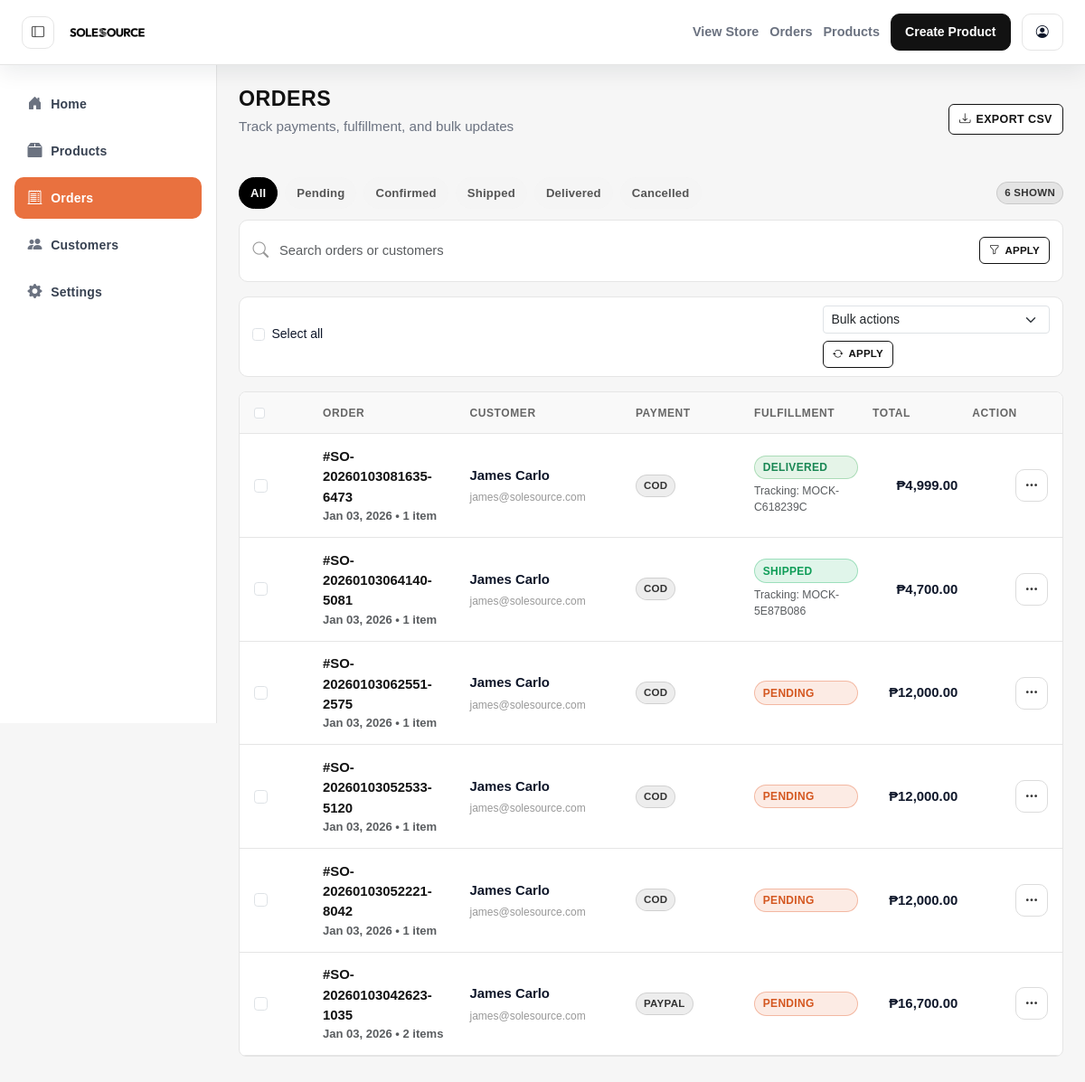
Page /admin/orders.php?msg=invalid (signed in) on the earlier database version.
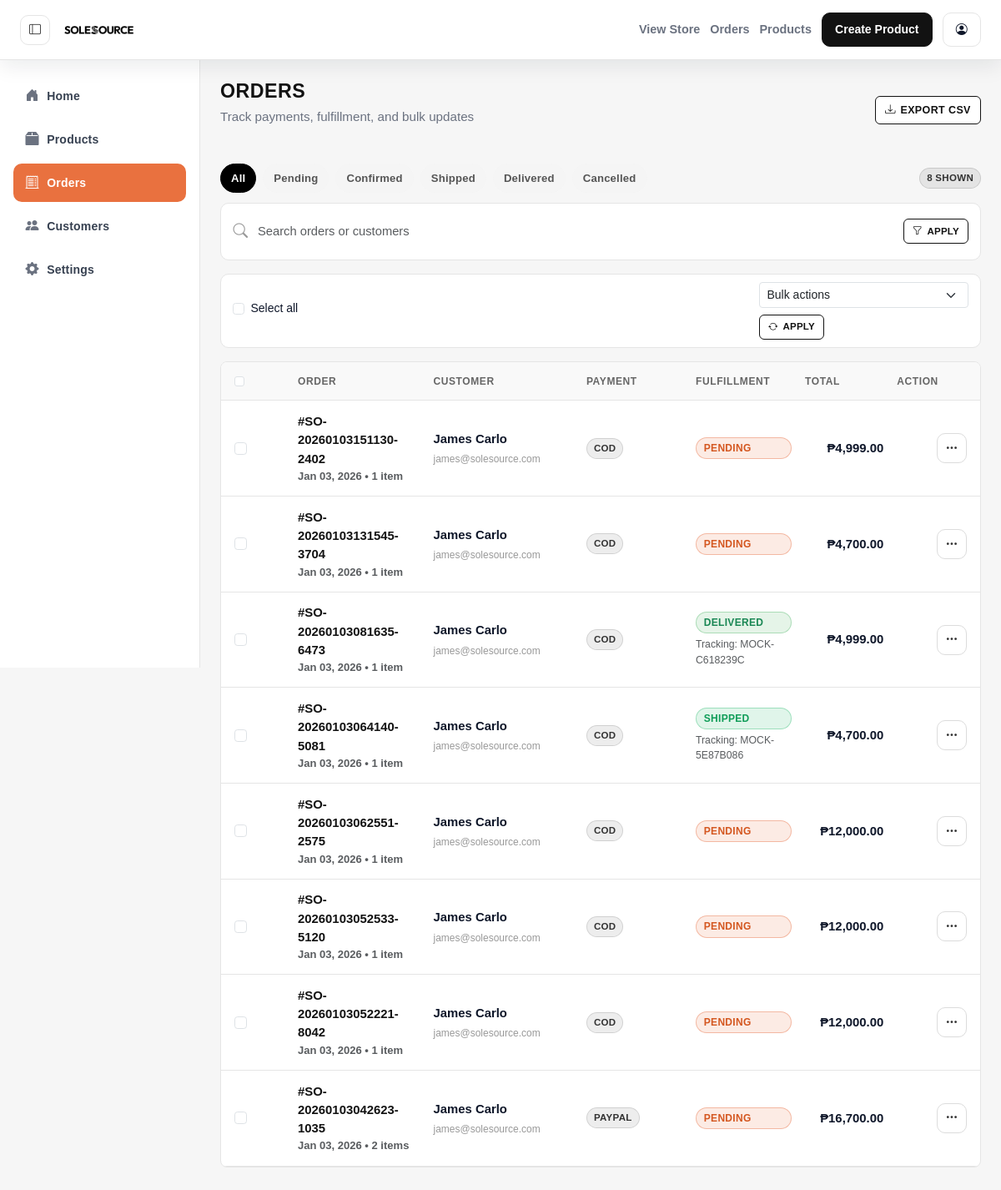
Same page on the later database version.
### tables this page shows
CREATE TABLE `orders` (
  `id` int(11) NOT NULL,
  `user_id` int(11) NOT NULL,
  `order_number` varchar(64) NOT NULL,
  `total_amount` decimal(10,2) NOT NULL,
  `payment_method` varchar(50) DEFAULT 'COD',
  `status` enum('pending','confirmed','shipped','delivered','cancelled') DEFAULT 'pending',
  `phone` varchar(50) DEFAULT NULL,
  `shipping_phone` varchar(20) DEFAULT NULL,
  `full_name` varchar(255) NOT NULL,
  `address` varchar(255) DEFAULT NULL,
  `city` varchar(255) DEFAULT NULL,
  `province` varchar(255) DEFAULT NULL,
  `region` varchar(255) DEFAULT NULL,
  `barangay` varchar(255) DEFAULT NULL,
  `zip_code` varchar(20) DEFAULT NULL,
  `country` varchar(100) DEFAULT 'Philippines',
  `shipping_address` text DEFAULT NULL,
  `tracking_number` varchar(100) DEFAULT NULL,
  `courier` varchar(50) DEFAULT NULL,
  `created_at` timestamp NOT NULL DEFAULT current_timestamp()
);

CREATE TABLE `users` (
  `id` int(11) NOT NULL,
  `full_name` varchar(255) NOT NULL,
  `email` varchar(255) NOT NULL,
  `password` varchar(255) NOT NULL,
  `role` enum('admin','customer') NOT NULL DEFAULT 'customer',
  `birthdate` date DEFAULT NULL,
  `gender` varchar(50) DEFAULT NULL,
  `is_active` tinyint(1) NOT NULL DEFAULT 1,
  `created_at` timestamp NOT NULL DEFAULT current_timestamp()
);

### admin/orders.php (the view, shortened to what this page needs)
<?php
require_once '../includes/connect.php';
$filter = isset($_GET['filter']) ? strtolower($_GET['filter']) : 'all';
$search = trim($_GET['q'] ?? '');
$orders = [];
$sql = "SELECT o.id, o.order_number, o.status, o.total_amount, o.created_at, o.tracking_number, o.courier, o.payment_method, u.full_name, u.email, COALESCE(SUM(oi.quantity), 0) AS item_count FROM orders o JOIN users u ON u.id = o.user_id LEFT JOIN order_items oi ON oi.order_id = o.id";
$sql .= " GROUP BY o.id ORDER BY o.created_at DESC";
if ($stmt = $conn->prepare($sql)) {
    $stmt->execute();
    $res = $stmt->get_result();
    while ($row = $res->fetch_assoc()) {
        $row['total_formatted'] = '₱' . number_format((float) ($row['total_amount'] ?? 0), 2, '.', ',');
        $row['date_formatted'] = $row['created_at'] ? date('M d, Y', strtotime($row['created_at'])) : '';
        $orders[] = $row;
    }
}
$msg = $_GET['msg'] ?? '';
$toastMessage = '';
if ($msg === 'updated') {
    $toastMessage = 'Order updated successfully.';
    $toastVariant = 'success';
} elseif ($msg === 'invalid') {
    $toastMessage = 'Invalid request.';
} elseif ($msg === 'notfound') {
    $toastMessage = 'Order not found.';
    $toastVariant = 'warning';
} elseif ($msg === 'error') {
    $toastMessage = 'Update failed. Please try again.';
    $toastVariant = 'danger';
}
?>
<!DOCTYPE html>
<html lang="en">
<head>
    <link href="https://cdn.jsdelivr.net/npm/bootstrap@5.3.3/dist/css/bootstrap.min.css" rel="stylesheet">
    <link rel="stylesheet" href="https://cdn.jsdelivr.net/npm/bootstrap-icons@1.11.3/font/bootstrap-icons.css">
    <link rel="stylesheet" href="../assets/css/variables.css">
    <link rel="stylesheet" href="assets/css/admin.css">
</head>
<body>
    <?php include 'includes/topbar.php'; ?>
    <div class="admin-container">
        <?php include 'includes/sidebar.php'; ?>
        <main class="admin-content">
            <div class="admin-header">
                <div>
                    <h1 class="admin-page-title">Orders</h1>
                    <p class="admin-page-subtitle">Track payments, fulfillment, and bulk updates</p>
                </div>
                <div class="orders-toolbar-actions">
                    <button type="button" class="admin-action-btn" data-export-orders>
                        <i class="bi bi-download"></i>
                        <span>Export CSV</span>
                    </button>
                </div>
            </div>
            <div class="orders-toolbar">
                <div class="orders-tabs">
                    <a href="orders.php" class="orders-tab <?php echo $filter === 'all' ? 'active' : ''; ?>">All</a>
                    <a href="orders.php?filter=pending" class="orders-tab <?php echo $filter === 'pending' ? 'active' : ''; ?>">Pending</a>
                    <a href="orders.php?filter=confirmed" class="orders-tab <?php echo $filter === 'confirmed' ? 'active' : ''; ?>">Confirmed</a>
                    <a href="orders.php?filter=shipped" class="orders-tab <?php echo $filter === 'shipped' ? 'active' : ''; ?>">Shipped</a>
                    <a href="orders.php?filter=delivered" class="orders-tab <?php echo $filter === 'delivered' ? 'active' : ''; ?>">Delivered</a>
                    <a href="orders.php?filter=cancelled" class="orders-tab <?php echo $filter === 'cancelled' ? 'active' : ''; ?>">Cancelled</a>
                </div>
                <div class="orders-tab-meta">
                    <span class="pill pill-neutral pill-sm"><?php echo count($orders); ?> shown</span>
                </div>
            </div>
            <form class="orders-search-row" method="get" action="orders.php">
                <div class="orders-search-group">
                    <i class="bi bi-search"></i>
                    <input type="text" name="q" class="form-control" placeholder="Search orders or customers" value="<?php echo htmlspecialchars($search); ?>">
                </div>
                <div class="orders-search-actions">
                    <button type="submit" class="admin-action-btn sm">
                        <i class="bi bi-funnel"></i>
                        <span>Apply</span>
                    </button>
                </div>
            </form>
            <div class="orders-bulk-bar">
                <div class="form-check">
                    <input class="form-check-input" type="checkbox" value="1" id="selectAllOrders" data-select-all>
                    <label class="form-check-label" for="selectAllOrders">Select all</label>
                </div>
                <div class="d-flex align-items-center gap-2 flex-wrap">
                    <select class="form-select form-select-sm" data-bulk-action>
                        <option value="">Bulk actions</option>
                    </select>
                    <button type="button" class="admin-action-btn sm" data-bulk-apply disabled>
                        <i class="bi bi-arrow-repeat"></i>
                        <span>Apply</span>
                    </button>
                </div>
            </div>
            <?php if ($toastMessage): ?>
                <div class="position-fixed top-0 end-0 p-3" style="z-index: 2000;">
                </div>
            <?php endif; ?>
            <div class="orders-table-container">
                <div class="order-table-row order-table-header">
                    <div>
                        <input class="form-check-input" type="checkbox" value="1" aria-label="Select all" data-select-all-top>
                    </div>
                    <div>Order</div>
                    <div>Customer</div>
                    <div>Payment</div>
                    <div>Fulfillment</div>
                    <div>Total</div>
                    <div>Action</div>
                </div>
                <?php foreach ($orders as $order): ?>
                    <?php
                        $status = strtolower($order['status'] ?? '');
                        $statusLabel = ucfirst($status);
                        $itemsLabel = ((int) ($order['item_count'] ?? 0)) . ' item' . (((int) ($order['item_count'] ?? 0)) === 1 ? '' : 's');
                    ?>
                    <div class="order-table-row" data-order-id="<?php echo (int) $order['id']; ?>">
                        <div data-label="Select">
                            <input class="form-check-input" type="checkbox" value="<?php echo (int) $order['id']; ?>" data-order-checkbox>
                        </div>
                        <div class="order-id-cell" data-label="Order">
                            <div class="fw-bold">#<?php echo htmlspecialchars($order['order_number']); ?></div>
                            <div class="text-muted small"><?php echo htmlspecialchars($order['date_formatted']); ?> • <?php echo htmlspecialchars($itemsLabel); ?></div>
                        </div>
                        <div class="customer-cell" data-label="Customer">
                            <div class="customer-name"><?php echo htmlspecialchars($order['full_name']); ?></div>
                            <div class="customer-email"><?php echo htmlspecialchars($order['email']); ?></div>
                        </div>
                        <div class="payment-cell" data-label="Payment">
                            <span class="pill pill-sm pill-neutral"><?php echo htmlspecialchars(strtoupper($order['payment_method'] ?? 'COD')); ?></span>
                        </div>
                        <div class="fulfillment-cell" data-label="Fulfillment">
                            <span class="status-pill status-<?php echo htmlspecialchars($status); ?>"><?php echo htmlspecialchars($statusLabel); ?></span>
                            <?php if (!empty($order['tracking_number'])): ?>
                                <div class="text-muted small">Tracking: <?php echo htmlspecialchars($order['tracking_number']); ?></div>
                            <?php endif; ?>
                        </div>
                        <div class="total-cell text-end fw-bold" data-label="Total">
                            <?php echo htmlspecialchars($order['total_formatted']); ?>
                        </div>
                        <div data-label="Action" class="order-actions">
                            <div class="dropdown">
                                <button class="icon-button" type="button" data-bs-toggle="dropdown" aria-expanded="false">
                                    <i class="bi bi-three-dots"></i>
                                </button>
                            </div>
                        </div>
                    </div>
                <?php endforeach; ?>
            </div>
        </main>
    </div>
</body>
</html>

### admin/includes/topbar.php (shortened to what this page needs)
<header class="admin-topbar">
    <div class="topbar-left">
        <button class="icon-button ghost" type="button" aria-label="Toggle sidebar" data-toggle-sidebar>
            <i class="bi bi-layout-sidebar"></i>
        </button>
        <div class="topbar-brand" aria-label="SoleSource Admin">
            <img src="../assets/img/logo-big.png" alt="SoleSource">
        </div>
    </div>
    <div class="topbar-actions">
        <a class="topbar-link" href="../index.php" target="_blank" rel="noopener">View Store</a>
        <a class="topbar-link" href="orders.php">Orders</a>
        <a class="topbar-link" href="products.php">Products</a>
        <a class="btn-top primary" href="products.php#addProductForm">Create Product</a>
        <div class="dropdown">
            <button class="btn-top" type="button" data-bs-toggle="dropdown" aria-expanded="false" aria-label="Account menu">
                <i class="bi bi-person-circle"></i>
            </button>
        </div>
    </div>
</header>

### admin/includes/sidebar.php
<aside class="admin-sidebar">
    <nav class="admin-nav">
        <a href="index.php" class="admin-nav-link <?php echo basename($_SERVER['PHP_SELF']) === 'index.php' ? 'active' : ''; ?>">
            <i class="bi bi-house-door-fill nav-icon"></i>
            <span>Home</span>
        </a>
        <a href="products.php" class="admin-nav-link <?php echo basename($_SERVER['PHP_SELF']) === 'products.php' ? 'active' : ''; ?>">
            <i class="bi bi-box2-fill nav-icon"></i>
            <span>Products</span>
        </a>
        <a href="orders.php" class="admin-nav-link <?php echo basename($_SERVER['PHP_SELF']) === 'orders.php' ? 'active' : ''; ?>">
            <i class="bi bi-receipt-cutoff nav-icon"></i>
            <span>Orders</span>
        </a>
        <a href="users.php" class="admin-nav-link <?php echo basename($_SERVER['PHP_SELF']) === 'users.php' ? 'active' : ''; ?>">
            <i class="bi bi-people-fill nav-icon"></i>
            <span>Customers</span>
        </a>
        <a href="settings.php" class="admin-nav-link <?php echo basename($_SERVER['PHP_SELF']) === 'settings.php' ? 'active' : ''; ?>">
            <i class="bi bi-gear-fill nav-icon"></i>
            <span>Settings</span>
        </a>
    </nav>
</aside>

### assets/css/variables.css (style rules this page uses)
:root { --brand-black: #121212; --brand-dark-gray: #333333; --brand-orange: #E9713F; --brand-white: #FFFFFF; --brand-background: #F8F9FA; --brand-font: 'Outfit', sans-serif; --text-active: #FFFFFF; --text-inactive: #B0B0B0; --text-active-inverse: #121212; }

Differences in the rows shown:
added orders: order_number "SO-20260103151130-2402", date_formatted "Jan 03, 2026", itemsLabel "1 item", user.full_name "James Carlo", user.email "james@solesource.com", payment_method "COD", status "PENDING", total_formatted "₱4,999.00"
added orders: order_number "SO-20260103131545-3704", date_formatted "Jan 03, 2026", itemsLabel "1 item", user.full_name "James Carlo", user.email "james@solesource.com", payment_method "COD", status "PENDING", total_formatted "₱4,700.00"
Other differences:
count($orders): "6" → "8"
